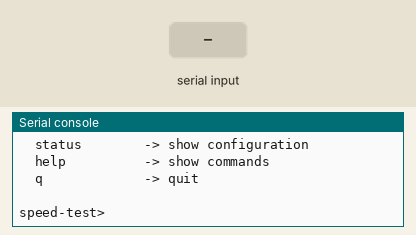
A program run on a simulated ESP32 board running MicroPython. Shown: the last lines printed to the serial console. The inputs (shaded band) are chosen by the test bench. The stepper is drawn at 200 steps a turn. At 7.3 s the program stops and its outputs stay as they are.

Above: at 1.2 s.
1.3 s: "ccw" typed at the serial console, then Enter
At 2.1 s:
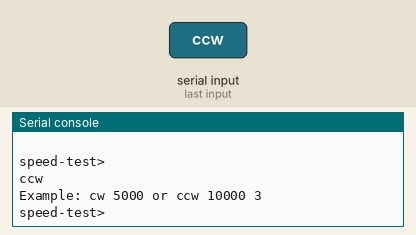
2.8 s: "cw" typed at the serial console, then Enter
At 3.3 s:
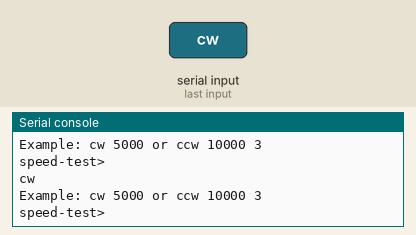
4.3 s: "status" typed at the serial console, then Enter
At 5.5 s:
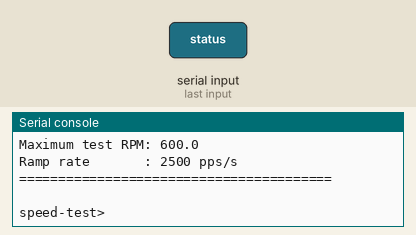
5.8 s: "help" typed at the serial console, then Enter
At 6.9 s:
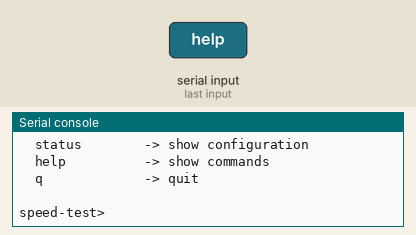
7.3 s: "q" typed at the serial console, then Enter
At 7.9 s:
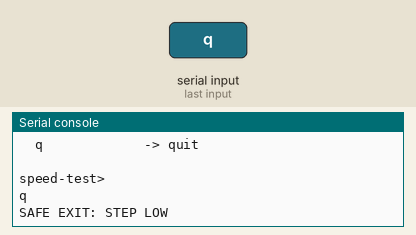

The program:

R86MINI_nema23_speed_test.py
```python
"""Controlled NEMA23 maximum-speed bench test using ESP32-S3 hardware PWM.

Hardware:
  Motor  : JK57HS112-3004-03
  Driver : Rtelligent R86mini in external PUL+DIR mode
  STEP   : GPIO4 through the tested 5 V NPN interface
  DIR    : GPIO5 through the tested 5 V NPN interface
  ENA    : disconnected

R86mini pulse setting:
  3200 pulses/revolution: SW5=OFF, SW6=OFF, SW7=ON, SW8=ON

This is a speed test, not a position test. Hardware PWM creates a continuous
pulse train while the program ramps to the requested speed, holds it briefly,
and ramps back to zero.
"""

from machine import Pin, PWM
import time


FIRMWARE_NAME = "r86mini-nema23-speed-test"
FIRMWARE_VERSION = "1.0.0"

STEP_GPIO = 4
DIR_GPIO = 5

STEP = Pin(STEP_GPIO, Pin.OUT, value=0)
DIR = Pin(DIR_GPIO, Pin.OUT, value=0)

CW_DIRECTION = 1
CCW_DIRECTION = 1 - CW_DIRECTION

PULSES_PER_REVOLUTION = 3200

# Controlled test envelope. At 3200 pulses/rev, 32000 pps = 600 RPM.
MIN_RUNNING_PPS = 200
MAX_TEST_PPS = 32000

# 250 pps every 100 ms = 2500 pps/s = 46.875 RPM/s acceleration.
RAMP_INCREMENT_PPS = 250
RAMP_INTERVAL_MS = 100

DEFAULT_HOLD_SECONDS = 3.0


def clamp(value, minimum, maximum):
    return max(minimum, min(maximum, value))


def pps_to_rpm(pps):
    return pps * 60.0 / PULSES_PER_REVOLUTION


def stop_pwm(pwm):
    if pwm is not None:
        try:
            pwm.duty_u16(0)
        except Exception:
            pass
        try:
            pwm.deinit()
        except Exception:
            pass

    Pin(STEP_GPIO, Pin.OUT, value=0)


def run_speed_test(direction_level, direction_name, target_pps, hold_seconds):
    target_pps = int(
        clamp(int(target_pps), MIN_RUNNING_PPS, MAX_TEST_PPS)
    )
    hold_seconds = max(0.0, float(hold_seconds))

    print()
    print("DIRECTION :", direction_name)
    print("TARGET    :", target_pps, "pps")
    print("MOTOR RPM :", round(pps_to_rpm(target_pps), 2))
    print("HOLD      :", round(hold_seconds, 2), "seconds")
    print("Ctrl-C stops PWM immediately.")

    DIR.value(direction_level)
    time.sleep_ms(100)

    pwm = None
    current_pps = MIN_RUNNING_PPS

    try:
        pwm = PWM(
            Pin(STEP_GPIO),
            freq=current_pps,
            duty_u16=32768,
        )

        print("RAMP UP")
        while current_pps < target_pps:
            current_pps = min(
                target_pps,
                current_pps + RAMP_INCREMENT_PPS,
            )
            pwm.freq(current_pps)

            # Print at useful milestones without flooding the terminal.
            if current_pps == target_pps or current_pps % 2500 == 0:
                print(
                    " ", current_pps, "pps =",
                    round(pps_to_rpm(current_pps), 1), "RPM",
                )

            time.sleep_ms(RAMP_INTERVAL_MS)

        print("HOLDING", round(pps_to_rpm(target_pps), 1), "RPM")

        hold_end = time.ticks_add(
            time.ticks_ms(),
            int(hold_seconds * 1000),
        )
        while time.ticks_diff(hold_end, time.ticks_ms()) > 0:
            time.sleep_ms(50)

        print("RAMP DOWN")
        while current_pps > MIN_RUNNING_PPS:
            current_pps = max(
                MIN_RUNNING_PPS,
                current_pps - RAMP_INCREMENT_PPS,
            )
            pwm.freq(current_pps)
            time.sleep_ms(RAMP_INTERVAL_MS)

        print("TEST COMPLETE")

    except KeyboardInterrupt:
        print("\nEMERGENCY SOFTWARE STOP")

    finally:
        stop_pwm(pwm)
        print("STEP PWM OFF")


def status():
    print()
    print("========================================")
    print("R86mini + NEMA23 SPEED TEST")
    print("========================================")
    print("Firmware        :", FIRMWARE_NAME, FIRMWARE_VERSION)
    print("Motor           : JK57HS112-3004-03")
    print("STEP / DIR GPIO :", STEP_GPIO, "/", DIR_GPIO)
    print("ENA             : disconnected")
    print("Pulses/rev      :", PULSES_PER_REVOLUTION)
    print("Maximum test    :", MAX_TEST_PPS, "pps")
    print("Maximum test RPM:", round(pps_to_rpm(MAX_TEST_PPS), 2))
    print("Ramp rate       :", 2500, "pps/s")
    print("========================================")
    print()


def help_text():
    print()
    print("Commands:")
    print("  cw 5000       -> ramp CW to 93.75 RPM; hold 3 seconds")
    print("  ccw 5000      -> ramp CCW to 93.75 RPM; hold 3 seconds")
    print("  cw 10000 5    -> ramp CW to 187.5 RPM; hold 5 seconds")
    print("  ccw 20000 2   -> ramp CCW to 375 RPM; hold 2 seconds")
    print("  cw 32000 2    -> maximum staged test: 600 RPM")
    print("  status        -> show configuration")
    print("  help          -> show commands")
    print("  q             -> quit")
    print()


print()
print("========================================")
print(" R86mini + NEMA23 CONTROLLED SPEED TEST")
print("========================================")
print("Motor must be unloaded and securely clamped.")
print("Remove loose keys, gears and couplers from the shaft.")
print("Use a physical driver-power disconnect for emergencies.")
print("Begin at 5000 pps; do not begin with the maximum test.")
help_text()

try:
    while True:
        command = input("speed-test> ").strip().lower()

        if not command:
            continue

        parts = command.split()
        action = parts[0]

        if action in ("cw", "ccw"):
            try:
                target_pps = int(parts[1])
                hold_seconds = (
                    float(parts[2])
                    if len(parts) > 2
                    else DEFAULT_HOLD_SECONDS
                )
            except (ValueError, IndexError):
                print("Example: cw 5000 or ccw 10000 3")
                continue

            direction_level = (
                CW_DIRECTION if action == "cw" else CCW_DIRECTION
            )
            run_speed_test(
                direction_level,
                action.upper(),
                target_pps,
                hold_seconds,
            )

        elif action == "status":
            status()

        elif action == "help":
            help_text()

        elif action == "q":
            break

        else:
            print("Commands: cw pps [hold] | ccw pps [hold] | status | help | q")

except KeyboardInterrupt:
    print("\nSTOPPED BY USER")

finally:
    stop_pwm(None)
    print("SAFE EXIT: STEP LOW")
```

Measured:
- after the input at 1.3 s, the serial console: prints a new line at once (image 1)
- after the input at 2.8 s, the serial console: prints a new line at once (image 2)
- after the input at 4.3 s, the serial console: prints a new line at once (image 3)
- after the input at 5.8 s, the serial console: prints a new line at once (image 4)
- after the input at 7.3 s, the serial console: prints a new line at once (image 5)
